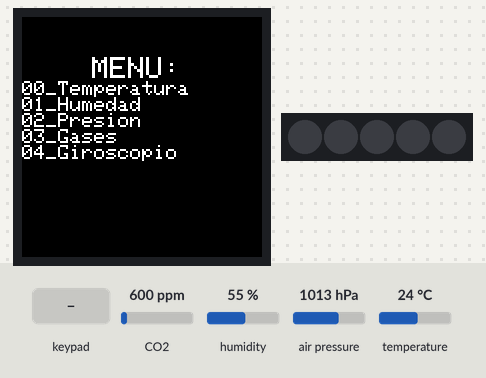
Recording of a sketch running on a simulated Arduino MKR. Parts: 240×240 colour display, 5 RGB LEDs in strip order, left to right. The test bench sets the inputs (shaded band); at power-on: CO2 600 ppm, humidity 55 %, air pressure 1013 hPa, temperature 24 °C. What the sketch prints to the serial monitor is not drawn.

Above: at 2.4 s.
2.5 s: keypad keys 1 2 pressed 0.4 s apart
At 3.0 s:
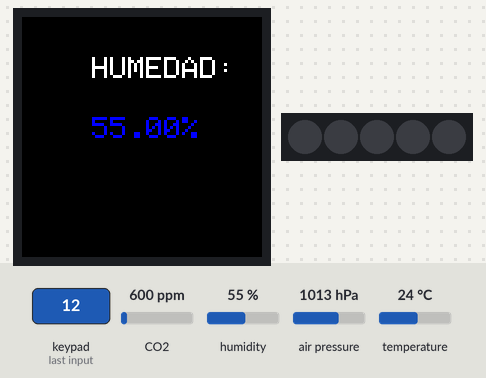
4.8 s: key '0' pressed
At 6.3 s:
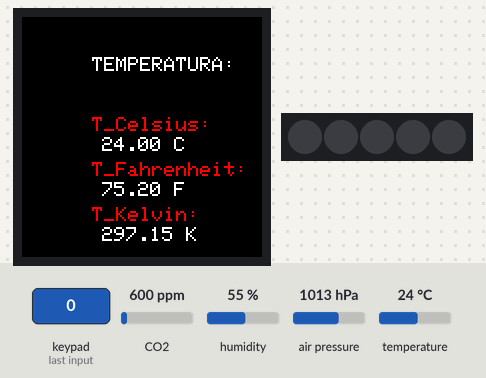
6.6 s: keypad keys 1 2 pressed 0.4 s apart
At 8.5 s:
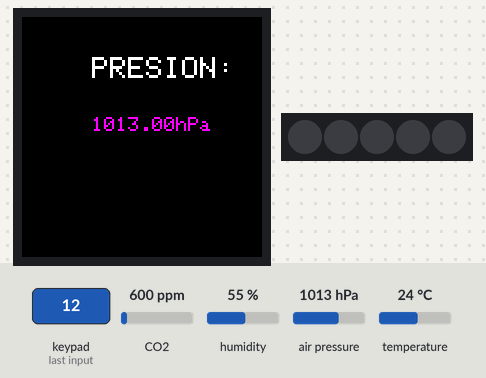
8.9 s: key '1' pressed
At 10.1 s:
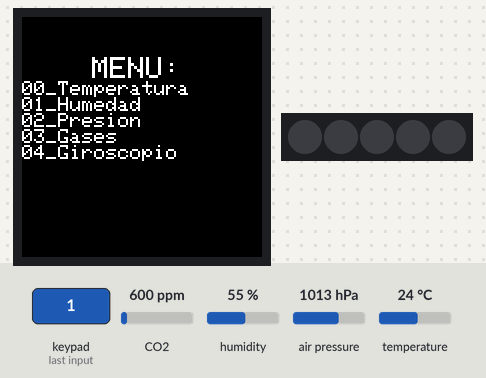
10.6 s: key '3' pressed
At 11.8 s:
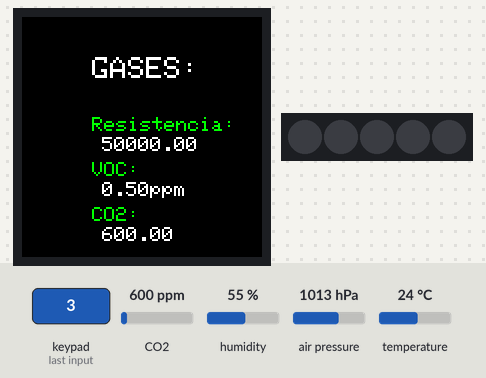
12.4 s: key '2' pressed
At 13.2 s:
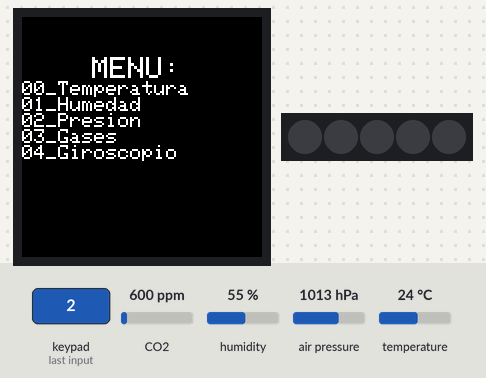
Timing chart, 0 to 15.1 s (numbered marks = the images above; inputs shaded):
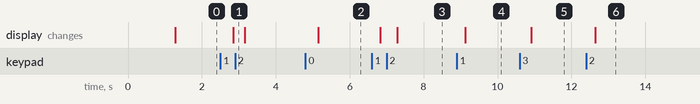

The sketch:

Monitor_amb_v3.ino
```cpp
#include <Arduino_MKRIoTCarrier.h>

MKRIoTCarrier carrier;
unsigned long debounceDelay = 50;  // Retardo para el antirrebote en milisegundos
unsigned long lastDebounceTime = 0;

void setup() {
  Serial.begin(9600);
  carrier.begin();
  carrier.noCase();
  delay(1000);  // Espera para asegurar que el Carrier está listo
  Serial.println("Temperature(C)\tHumidity\tPressure(KPa)\tCO2(ppm)");
}

void esperarBoton(int currentButton) {
  // Espera hasta que un botón diferente sea presionado y liberado, con antirrebote
  while (true) {
    carrier.Buttons.update();
    if (millis() - lastDebounceTime > debounceDelay) {
      if ((carrier.Buttons.onTouchUp(TOUCH0) && currentButton != TOUCH0) ||
          (carrier.Buttons.onTouchUp(TOUCH1) && currentButton != TOUCH1) ||
          (carrier.Buttons.onTouchUp(TOUCH2) && currentButton != TOUCH2) ||
          (carrier.Buttons.onTouchUp(TOUCH3) && currentButton != TOUCH3) ||
          (carrier.Buttons.onTouchUp(TOUCH4) && currentButton != TOUCH4)) {
        lastDebounceTime = millis();
        menu();
        return;
      }
    }
    delay(50);  // Pequeño retraso para evitar rebotes rápidos
  }
}

void temperatura() {
  while (true) {
    float temperature = carrier.Env.readTemperature(); // Temperatura en Celsius
    float tempF = temperature * 9.0 / 5.0 + 32.0;
    float tempK = temperature + 273.15;
    carrier.display.fillScreen(ST77XX_BLACK);  // Limpiar pantalla
    carrier.display.setCursor(70, 40);
    carrier.display.setTextColor(ST77XX_WHITE);
    carrier.display.setTextSize(2);
    carrier.display.println("TEMPERATURA: ");
    carrier.display.setCursor(70, 100);
    carrier.display.setTextColor(ST77XX_RED);
    carrier.display.print("T_Celsius:");
    carrier.display.setCursor(70, 145);
    carrier.display.print("T_Fahrenheit:");
    carrier.display.setCursor(70, 190);
    carrier.display.print("T_Kelvin:");
    carrier.display.setTextColor(ST77XX_WHITE);
    carrier.display.setCursor(80, 120);
    carrier.display.println(String(temperature) + " C");
    carrier.display.setCursor(80, 165);
    carrier.display.println(String(tempF) + " F");
    carrier.display.setCursor(80, 210);
    carrier.display.println(String(tempK) + " K");
    esperarBoton(TOUCH0);
    break;
  }
}

void humedad() {
  while (true) {
    float humidity = carrier.Env.readHumidity();
    carrier.display.fillScreen(ST77XX_BLACK);  // Limpiar pantalla
    carrier.display.setCursor(70, 40);
    carrier.display.setTextColor(ST77XX_WHITE);
    carrier.display.setTextSize(3);
    carrier.display.println("HUMEDAD: ");
    carrier.display.setCursor(70, 100);
    carrier.display.setTextColor(ST77XX_BLUE);
    carrier.display.println(String(humidity) + "%");
    esperarBoton(TOUCH1);
    return;
  }
}

void presion() {
  while (true) {
    float pressure = (carrier.Pressure.readPressure())*10;
    carrier.display.fillScreen(ST77XX_BLACK);  // Limpiar pantalla
    carrier.display.setCursor(70, 40);
    carrier.display.setTextColor(ST77XX_WHITE);
    carrier.display.setTextSize(3);
    carrier.display.println("PRESION: ");
    carrier.display.setCursor(70, 100);
    carrier.display.setTextSize(2);
    carrier.display.setTextColor(ST77XX_MAGENTA);
    carrier.display.println(String(pressure) + "hPa");
    esperarBoton(TOUCH2);
    return;
  }
}

void gases() {
  while (true) {
    float co2 = carrier.AirQuality.readCO2();
    float gasResistor = carrier.AirQuality.readGasResistor();
    float volatileOrganicCompounds = carrier.AirQuality.readVOC();
    carrier.display.fillScreen(ST77XX_BLACK);
    carrier.display.setCursor(70, 40);
    carrier.display.setTextColor(ST77XX_WHITE);
    carrier.display.setTextSize(3);
    carrier.display.println("GASES:");
    carrier.display.setCursor(70, 100);
    carrier.display.setTextColor(ST77XX_GREEN);
    carrier.display.setTextSize(2);
    carrier.display.println("Resistencia:");
    carrier.display.setCursor(70, 145);
    carrier.display.print("VOC:");
    carrier.display.setCursor(70, 190);
    carrier.display.print("CO2:");
    carrier.display.setTextColor(ST77XX_WHITE);
    carrier.display.setCursor(80, 120);
    carrier.display.println(String(gasResistor));
    carrier.display.setCursor(80, 165);
    carrier.display.println(String(volatileOrganicCompounds) + "ppm");
    carrier.display.setCursor(80, 210);
    carrier.display.println(String(co2));
    esperarBoton(TOUCH3);
    return;
  }
}

void giroscopio() {
  while (true) {
    float x, y, z;
    if (carrier.IMUmodule.gyroscopeAvailable()) {
      carrier.IMUmodule.readGyroscope(x, y, z);
      carrier.display.fillScreen(ST77XX_BLACK);
      carrier.display.setCursor(70, 40);
      carrier.display.setTextColor(ST77XX_WHITE);
      carrier.display.setTextSize(2);
      carrier.display.println("GIROSCOPIO:");
      carrier.display.setCursor(80, 100);
      carrier.display.setTextColor(ST77XX_CYAN);
      carrier.display.print("X: ");
      carrier.display.println(String(x));
      carrier.display.setCursor(80, 135);
      carrier.display.print("Y: ");
      carrier.display.println(String(y));
      carrier.display.setCursor(80, 170);
      carrier.display.print("Z: ");
      carrier.display.println(String(z));
    }
    esperarBoton(TOUCH4);
    return;
  }
}

void menu() {
  carrier.display.fillScreen(ST77XX_BLACK);
  carrier.display.setCursor(70, 40);
  carrier.display.setTextColor(ST77XX_WHITE);
  carrier.display.setTextSize(3);
  carrier.display.println("MENU:");
  carrier.display.setTextSize(2);
  carrier.display.println("00_Temperatura");
  carrier.display.println("01_Humedad");
  carrier.display.println("02_Presion");
  carrier.display.println("03_Gases");
  carrier.display.println("04_Giroscopio");

  while (true) {
    carrier.Buttons.update();
    if (millis() - lastDebounceTime > debounceDelay) {
      if (carrier.Buttons.onTouchUp(TOUCH0)) { temperatura(); }
      if (carrier.Buttons.onTouchUp(TOUCH1)) { humedad(); }
      if (carrier.Buttons.onTouchUp(TOUCH2)) { presion(); }
      if (carrier.Buttons.onTouchUp(TOUCH3)) { gases(); }
      if (carrier.Buttons.onTouchUp(TOUCH4)) { giroscopio(); }
      lastDebounceTime = millis();
    }
    delay(100);
  }
}

void loop() {
  menu();
}
```

Measured:
- after the input at 2.5 s, the display: changes after 0.35 s (image 1)
- after the input at 4.8 s, the display: changes after 0.34 s (image 2)
- after the input at 6.6 s, the display: first changes after 0.23 s (image 3 shows a later state)
- after the input at 8.9 s, the display: changes after 0.23 s (image 4)
- after the input at 10.6 s, the display: changes after 0.31 s (image 5)
- after the input at 12.4 s, the display: changes after 0.24 s (image 6)
